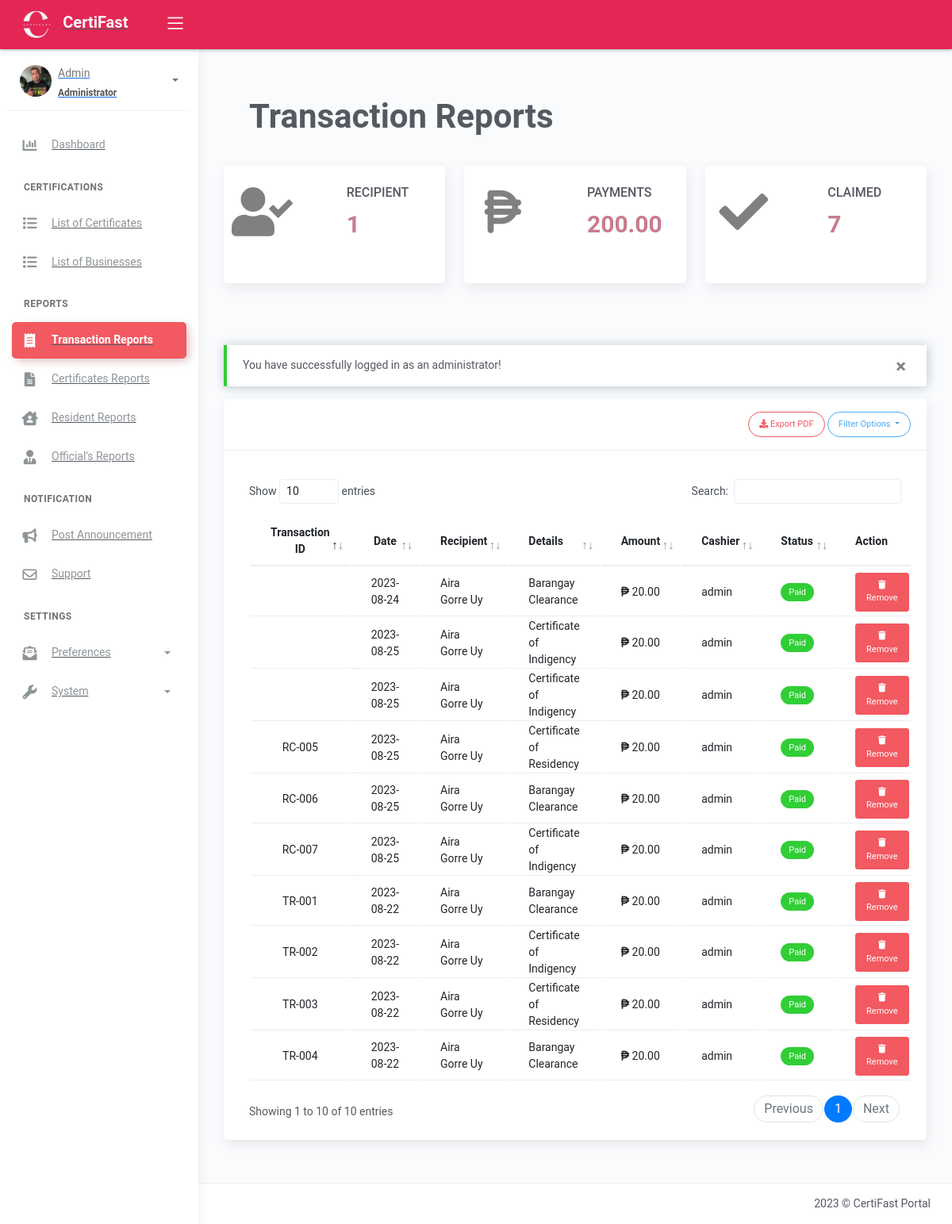
Page /transaction_reports.php (signed in) on the earlier database version.
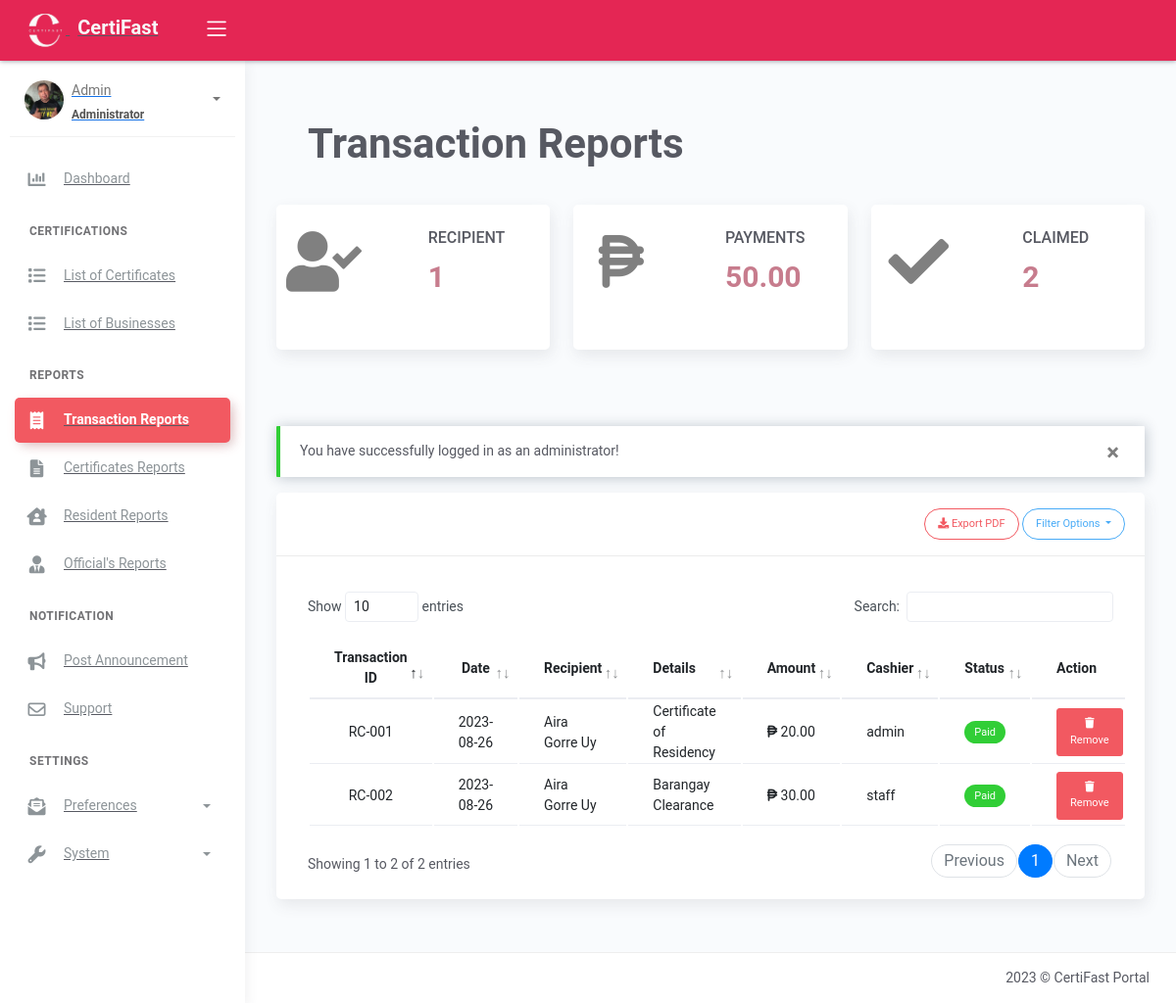
Same page on the later database version.
### tables this page shows
CREATE TABLE `tblpayments` (
  `id` int(11) NOT NULL AUTO_INCREMENT,
  `trans_id` varchar(50) DEFAULT NULL,
  `details` varchar(100) DEFAULT NULL,
  `amounts` decimal(10,2) DEFAULT NULL,
  `date` date DEFAULT NULL,
  `user` varchar(50) DEFAULT NULL,
  `name` varchar(50) DEFAULT NULL,
  `email` varchar(50) NOT NULL,
  `status` varchar(50) DEFAULT NULL,
  `requirement` varchar(255) NOT NULL,
  PRIMARY KEY (`id`)
);

### transaction_reports.php (the view, shortened to what the changed rows need)
<?php include 'server/server.php' ?>
<?php
    $query = "SELECT COUNT(certificate_name) as de FROM tblresident_requested WHERE status='claimed'";
    $revenue1 = $conn->query($query)->fetch_assoc();
	$query2 = "SELECT SUM(amounts) as am FROM tblpayments ORDER BY `date` DESC";
	$revenue3 = $conn->query($query2)->fetch_assoc();
    $sql = "SELECT * FROM tblpayments WHERE status='paid'";
    $result = $conn->query($sql);
    $revenue = array();
	while($row = $result->fetch_assoc()){
		$status = $row['status'];
        $statusBadge = '';
        if ($status == 'paid') {
            $statusBadge = '<span class="badge badge-pill badge-success">Paid</span>';
        }
        $row['trans_badge'] = $statusBadge;
        if ($status == 'paid') {
            $revenue[] = $row;
        }
	}
?>
<!DOCTYPE html>
<html lang="en">
<head>
	<?php include 'templates/header.php' ?>
</head>
<body>
<?php include 'templates/header.php' ?>
	<div class="wrapper">
		<div class="main-panel">
			<div class="content">
					<div class="page-inner mt-2">
                        <div class="panel-header">
                            <div class="page-inner">
                                <div class="d-flex align-items-left align-items-md-center flex-column flex-md-row">
                                    <div>
                                        <h1 class="text-center fw-bold" style="font-size: 300%;">Transaction Reports</h1>
                                    </div>
                                </div>
                            </div>
                        </div>
                        <div class="row">
                            <div class="col-md-4">
                                <div class="card card-stats card card-round">
                                    <div class="card-body">
                                        <div class="row">
                                            <div class="col-2 col-stats">
                                                <div class="numbers mt-2">
                                                    <h2 class="text-uppercase" style="font-size: 16px;">Recipient</h2>
                                                </div>
                                            </div>
                                        </div>
                                    </div>
                                </div>
                            </div>
                            <div class="col-md-4">
                                <div class="card card-stats card card-round" >
                                    <div class="card-body">
                                        <div class="row">
                                            <div class="col-2 col-stats">
                                                <div class="numbers mt-2">
                                                    <h2 class="text-uppercase" style="font-size: 16px;">Payments</h2>
                                                    <h3 class="fw-bold" style="font-size: 30px; color: #C77C8D;"><?= number_format($revenue3['am'],2)?></h3>
                                                </div>
                                            </div>
                                        </div>
                                    </div>
                                </div>
                            </div>
                            <div class="col-md-4">
                                <div class="card card-stats card-round">
                                    <div class="card-body">
                                        <div class="row">
                                            <div class="col-2 col-stats">
                                                <div class="numbers mt-2">
                                                    <h2 class="text-uppercase" style="font-size: 16px;">Claimed</h2>
                                                    <h3 class="fw-bold text-uppercase" style="font-size: 30px; color: #C77C8D;"><?= number_format($revenue1['de']) ?></h3>
                                                </div>
                                            </div>
                                        </div>
                                    </div>
                                </div>
                            </div>
					    </div>
					</div>
                    <div class="page-inner">
                        <div class="row mt-2">
                            <div class="col-md-12">
                                <div class="card">
                                        <div class="card-body">
                                            <div class="table-responsive mt-3">
                                                <table id="residenttable" class="table">
                                                    <thead>
                                                        <tr>
                                                            <th class="text-center" scope="col">Transaction ID</th>
                                                            <th class="text-center" scope="col">Date</th>
                                                            <th scope="col">Recipient</th>
                                                            <th scope="col">Details</th>
                                                            <th scope="col">Amount</th>
                                                            <th scope="col">Cashier</th>
                                                            <th scope="col">Status</th>
                                                            <?php if(isset($_SESSION['role']) && ($_SESSION['role'] == 'administrator')):?>
                                                            <th scope="col">Action</th>
                                                            <?php endif ?>
                                                        </tr>
                                                    </thead>
                                                    <tbody>
                                                        <?php if (!empty($revenue)) : ?>
                                                            <?php $no = 1;
                                                            foreach ($revenue as $row) : ?>
                                                                <tr>
                                                                    <td class="text-center"><?= $row['trans_id'] ?></td>
                                                                    <td class="text-center"><?= $row['date'] ?></td>
                                                                    <td><?= $row['name'] ?></td>
                                                                    <td><?= $row['details'] ?></td>
                                                                    <td> <i class="fa-solid fa-peso-sign"></i> <?= number_format($row['amounts'], 2) ?></td>
                                                                    <td><?= $row['user'] ?></td>
                                                                    <td><?= $row['trans_badge'] ?></td>
                                                                    <?php if(isset($_SESSION['role']) && ($_SESSION['role'] == 'administrator')):?>
                                                                    <td class="text-center">
                                                                        <div class="input-group">
                                                                            <button type="button" class="btn btn-danger btn-sm" data-toggle="modal" data-target="#confirmDeleteModal<?= $row['id'] ?>" data-original-title="Remove">
                                                                                <i class="fa-solid fa-trash"></i>   Remove
                                                                            </button>
                                                                        </div>
                                                                    </td>
                                                                <?php endif ?>
                                                                </tr>
                                                            <?php $no++;
                                                            endforeach ?>
                                                        <?php endif ?>
                                                    </tbody>
                                                </table>
                                            </div>
                                        </div>
                                </div>
                            </div>
                        </div>
                    </div>
				</div>
	        </div>
	    </div>
</body>
</html>

Differences in the rows shown:
removed tblpayments: trans "TR-003", date "2023-08-22", name "Aira Gorre Uy", details "Certificate of Residency", amounts "20.00", user "admin", status "Paid"
removed tblpayments: trans "TR-004", date "2023-08-22", name "Aira Gorre Uy", details "Barangay Clearance", amounts "20.00", user "admin", status "Paid"
removed tblpayments: date "2023-08-24", name "Aira Gorre Uy", details "Barangay Clearance", amounts "20.00", user "admin", status "Paid"
removed tblpayments: date "2023-08-25", name "Aira Gorre Uy", details "Certificate of Indigency", amounts "20.00", user "admin", status "Paid"
removed tblpayments: date "2023-08-25", name "Aira Gorre Uy", details "Certificate of Indigency", amounts "20.00", user "admin", status "Paid"
removed tblpayments: trans "RC-005", date "2023-08-25", name "Aira Gorre Uy", details "Certificate of Residency", amounts "20.00", user "admin", status "Paid"
removed tblpayments: trans "RC-006", date "2023-08-25", name "Aira Gorre Uy", details "Barangay Clearance", amounts "20.00", user "admin", status "Paid"
removed tblpayments: trans "RC-007", date "2023-08-25", name "Aira Gorre Uy", details "Certificate of Indigency", amounts "20.00", user "admin", status "Paid"
changed tblpayments "admin": trans "TR-001" → "RC-001"; date "2023-08-22" → "2023-08-26"; details "Barangay Clearance" → "Certificate of Residency"
changed tblpayments: trans "TR-002" → "RC-002"; date "2023-08-22" → "2023-08-26"; details "Certificate of Indigency" → "Barangay Clearance"; amounts "20.00" → "30.00"; user "admin" → "staff"
Other differences:
$revenue3['am']: "200.00" → "50.00"
$revenue1['de']: "7" → "2"
text written by a page script: "Show entries Search: Showing 1 to 10 of 10 entries Previous 1 Next" → "Show entries Search: Showing 1 to 2 of 2 entries Previous 1 Next"
